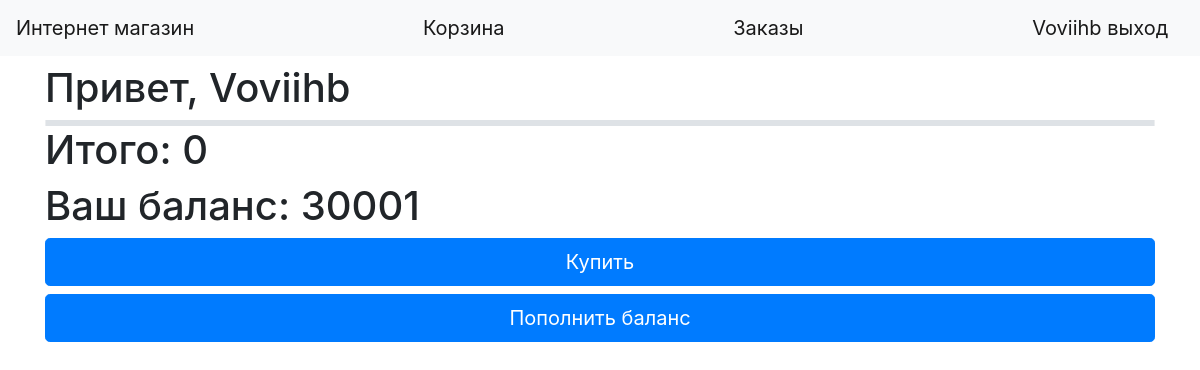
Before: /cart (signed in) with the older database file.
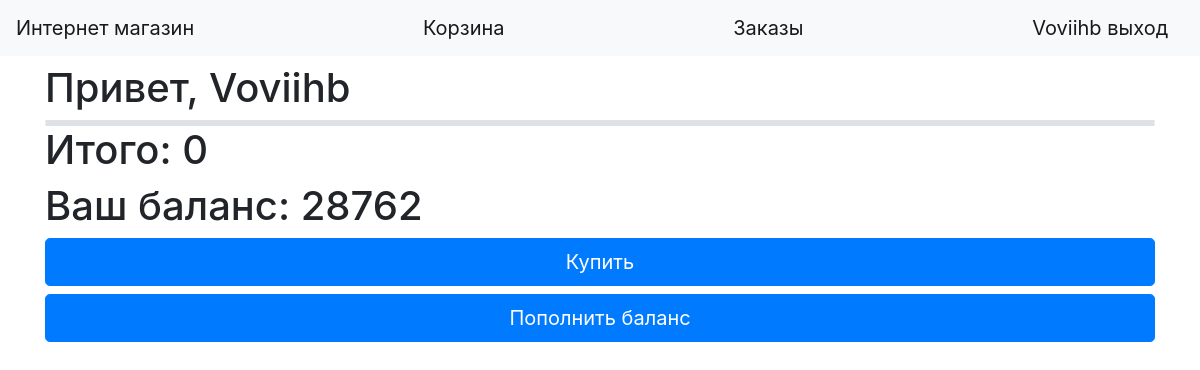
After: the same page with the newer database file.
### data/users.py (models this page shows, shortened)
class User(SqlAlchemyBase, UserMixin):
    __tablename__ = 'users'
    id = sqlalchemy.Column(sqlalchemy.Integer, primary_key=True, autoincrement=True)
    name = sqlalchemy.Column(sqlalchemy.String, nullable=True)
    about = sqlalchemy.Column(sqlalchemy.String, nullable=True)
    email = sqlalchemy.Column(sqlalchemy.String, index=True, unique=True, nullable=True)
    role = sqlalchemy.Column(sqlalchemy.Integer)
    hashed_password = sqlalchemy.Column(sqlalchemy.String, nullable=True)
    cart = sqlalchemy.Column(sqlalchemy.String, default="{}")
    balance = sqlalchemy.Column(sqlalchemy.Integer, default=0)
    created_date = sqlalchemy.Column(sqlalchemy.DateTime, default=datetime.datetime.now)

### main.py (the view)
@app.route('/cart', methods=['GET', 'POST'])
@login_required
def cart():
    db_sess = db_session.create_session()
    cart_db = db_sess.query(User).filter((User.id == current_user.id)).first()
    cart_db_cart = eval(cart_db.cart)
    products = db_sess.query(Products)
    price_all = 0
    for i in products:
        if i.id in cart_db_cart.keys():
            price_all += i.price * cart_db_cart[i.id]
    return render_template("cart.html", item=cart_db, cart_db=eval(cart_db.cart), products=products,
                           price_all=price_all, balance=cart_db.balance, title="Корзина")

### data/db_session.py (called while the page is built)
def create_session() -> Session:
    global __factory
    return __factory()

### main.py (called while the page is built)
@login_manager.user_loader
def load_user(user_id):
    db_sess = db_session.create_session()
    return db_sess.query(User).get(user_id)

### templates/cart.html (shortened to what this page needs)
{% extends "base.html" %}
{% block content %}
{% if current_user.is_authenticated and current_user.role != "sell" %}
<h1>Привет, {{current_user.name}}</h1>
{% for product in products %}
<div class="col-md6 border rounded">
</div>
{% endfor %}
<h1>Итого: {{price_all}}</h1>
<h1>Ваш баланс: {{balance}}</h1>
{% if price_all > balance %}
<h1>Недостаточно средств! Пополните баланс</h1>
{% else %}
<a href="/accept_cart" class="btn btn-primary btn-lg btn-block">Купить</a>
{% endif %}
<a href="/add_money" class="btn btn-primary btn-lg btn-block">Пополнить баланс</a>
{% elif current_user.is_authenticated and current_user.role == "sell" %}
<a href="/register" class="btn btn-secondary">Вы не можете покупать товары, так как являетесь продавцом. Зарегистрируйтесь как покупатель</a>
{% else %}
<a href="/register" class="btn btn-secondary">Для совершения покупок необходимо зарегистрироваться</a>
{% endif %}
{% endblock %}

### templates/base.html (shortened to what this page needs)
<!doctype html>
<html lang="en">
<head>
    <link rel="stylesheet" href="https://stackpath.bootstrapcdn.com/bootstrap/4.4.1/css/bootstrap.min.css">
</head>
  <body>
    <header>
        <nav class="navbar navbar-light bg-light">
        <a class="navbar-brand" href="/main">Интернет магазин</a>
        <a class="navbar-brand" href="/cart">Корзина</a>
        <a class="navbar-brand" href="/orders">Заказы</a>
        {% if current_user.is_authenticated %}
            <a class="navbar-brand" href="/logout">{{ current_user.name }} выход</a>
        {% else %}
            <p>
                <a class="btn btn-primary " href="/register">Зарегистрироваться</a>
                <a class="btn btn-success" href="/login">Войти</a>
            </p>
        {% endif %}
    </nav>
    </header>
    <main role="main" class="container">
        {% block content %}{% endblock %}
    </main>
  </body>
</html>

Changed rows visible on the page:
changed User "Voviihb": balance "30001" → "28762"
